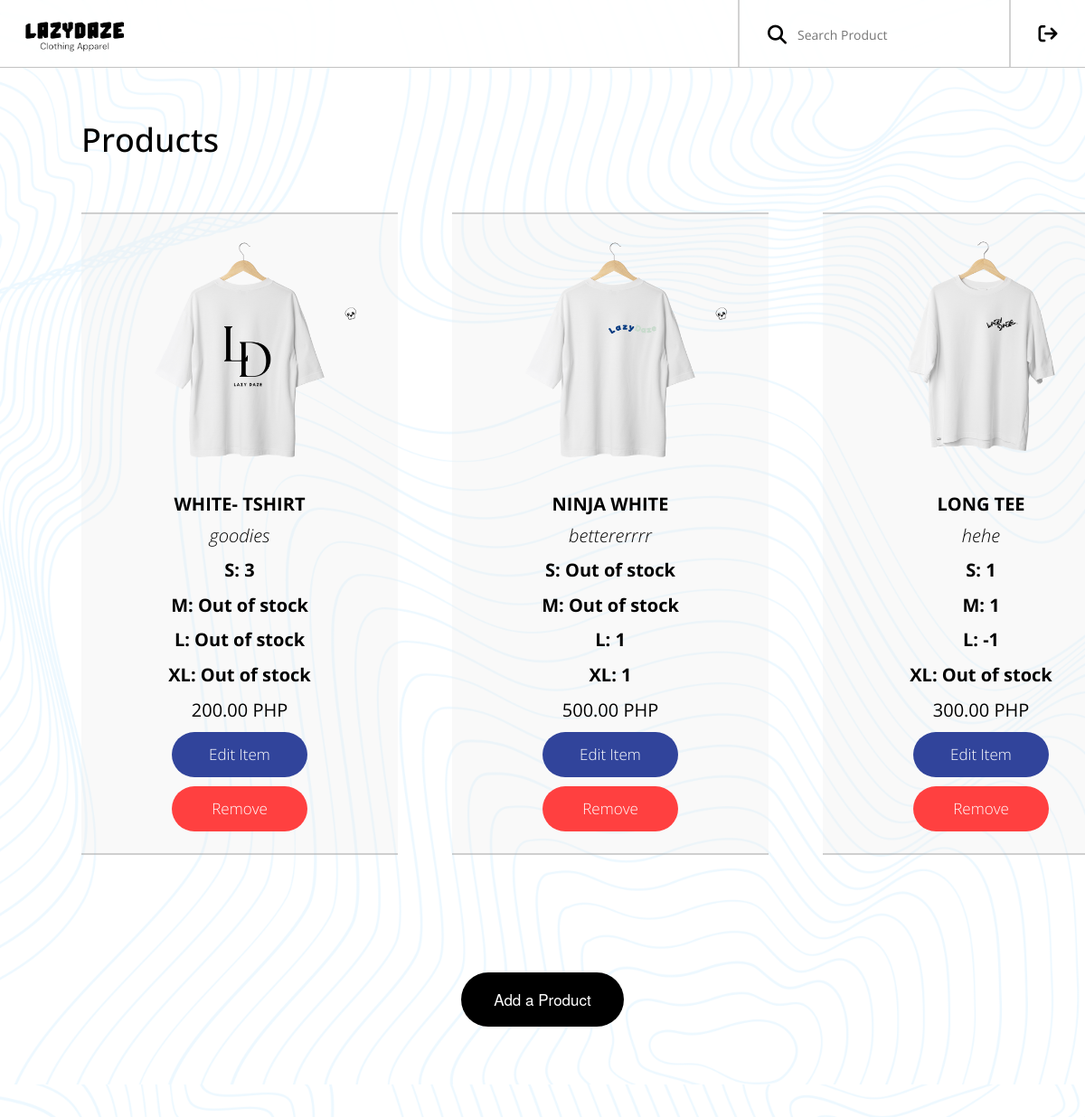
The app's page /prod.php, older data.
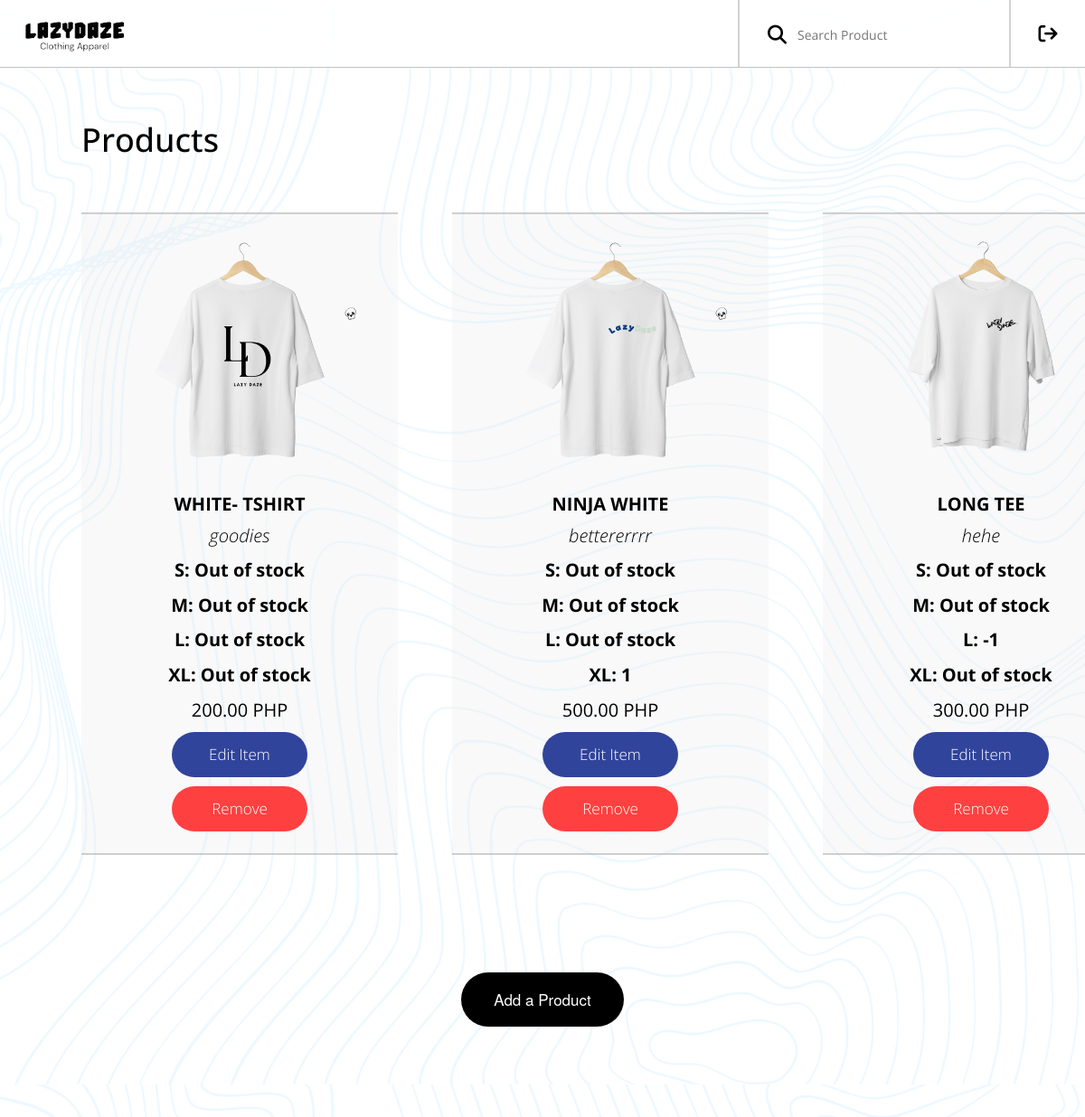
The same page, newer data.
### tables this page shows
CREATE TABLE `manageprod` (
  `ProductID` int(200) NOT NULL,
  `Product_Name` varchar(255) NOT NULL,
  `Description` varchar(100) NOT NULL,
  `Quantity_Small` int(30) NOT NULL,
  `Quantity_Medium` int(30) NOT NULL,
  `Quantity_Large` int(30) NOT NULL,
  `Quantity_XL` int(30) NOT NULL,
  `Price` int(200) NOT NULL,
  `img` varchar(200) NOT NULL
);

### prod.php (the view, shortened to what this page needs)
<?php
include('connect.php');
$sql = "SELECT * FROM manageprod";
$result = mysqli_query($conn, $sql);
?>
<html lang="en">
<head>
    <link rel="stylesheet" href="https://maxcdn.bootstrapcdn.com/bootstrap/3.4.1/css/bootstrap.min.css">
    <link href="./prod.css" rel="stylesheet" type="text/css"/>
    <link rel="stylesheet" href="https://cdnjs.cloudflare.com/ajax/libs/font-awesome/6.5.1/css/all.min.css" />
</head>
<body>
<div class="bg">
  <div class="topnav">
    <a href="admin_mainpage.php">
      <img align = "left" class = "ld-icon" src="LDAssets/lz logo.png" alt="LazyDaze">
    </a>
    <div class="nav-h-layout">
      <div class="nav-icon">
        <a href="./homepage.php">
        </a>
      </div>
      <div class="nav-line"></div>
      <div class="nav-search">
        <form class="search-form" method="get">
        <button class="search-btn" type="submit"><i class="fa-solid fa-magnifying-glass fa-xl"></i></button>
        <input type="text" class="search-input" id="searchInput" name="search" value="<?php echo isset($_GET['search']) ? htmlspecialchars($_GET['search']) : ''; ?>" placeholder="Search Product">
        </form>
      </div>
      <div class="nav-line"></div>
    </div>
    </div>
        <div class="container">
            <h1>Products</h1>
            <div class="items-wrapper">
                <?php while ($row = mysqli_fetch_assoc($result)) { ?>
                    <div class="item">
                        <img class="item-image" src="<?php echo $row['img']; ?>" alt="<?php echo $row['Product_Name']; ?>">
                        <div class="item-details">
                        <h3 class="item-title"><?php echo $row['Product_Name']; ?></h3>
                        <div class="item-desc"><?php echo $row['Description']; ?></div>
                        <?php if ($row['Quantity_Small'] == 0) { ?>
                            <div class="item-quantity">S: Out of stock</div>
                        <?php } else { ?>
                            <div class="item-quantity">S: <?php echo $row['Quantity_Small']; ?></div>
                        <?php } ?>
                        <?php if ($row['Quantity_Medium'] == 0) { ?>
                            <div class="item-quantity">M: Out of stock</div>
                        <?php } else { ?>
                            <div class="item-quantity">M: <?php echo $row['Quantity_Medium']; ?></div>
                        <?php } ?>
                        <?php if ($row['Quantity_Large'] == 0) { ?>
                            <div class="item-quantity">L: Out of stock</div>
                        <?php } else { ?>
                            <div class="item-quantity">L: <?php echo $row['Quantity_Large']; ?></div>
                        <?php } ?>
                        <?php if ($row['Quantity_XL'] == 0) { ?>
                            <div class="item-quantity">XL: Out of stock</div>
                        <?php } else { ?>
                            <div class="item-quantity">XL: <?php echo $row['Quantity_XL']; ?></div>
                        <?php } ?>
                        <?php echo number_format($row['Price'], 2, '.', ','); ?> PHP
                        </div>
                        <a href="editprod.php?product_id=<?php echo $row['ProductID']; ?>">
                            <button class="edit-btn" type="submit" name="submit" value="check">Edit Item</button>
                        </a>
                        <form method="post" action="removeprod.php" onsubmit="return confirm('Are you sure you want to remove this item?');">
                            <button type="submit" class="rm-btn" name="action" value="remove">Remove</button>
                        </form>
                    </div>
                <?php } ?>
            </div>
        </div>
        <div class="add-btn-container">
            <form id="prod" method="post" action="addprod.php">
                <button type="submit" class="add-btn" name="submit" value="add">Add a Product</button>
            </form>
        </div>
    </div>
</body>
</html>

Row changes from the older to the newer data that the page shows:
changed manageprod "WHITE- TSHIRT": Quantity_Small "3" → (not shown); Quantity_Small "S:" → "S: Out of stock"
changed manageprod "NINJA WHITE": Quantity_Large "1" → (not shown); Quantity_Large "L:" → "L: Out of stock"
changed manageprod "LONG TEE": Quantity_Small "1" → (not shown); Quantity_Medium "1" → (not shown); Quantity_Small "S:" → "S: Out of stock"; Quantity_Medium "M:" → "M: Out of stock"
